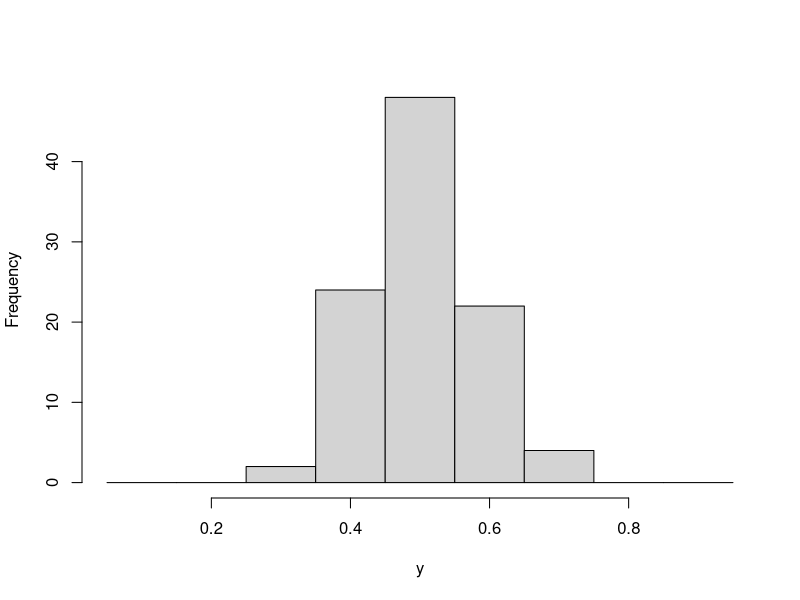
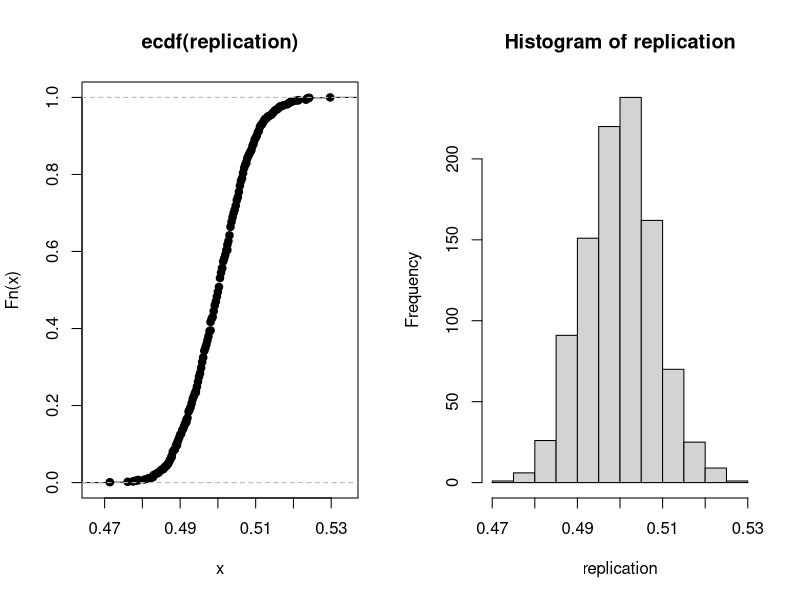
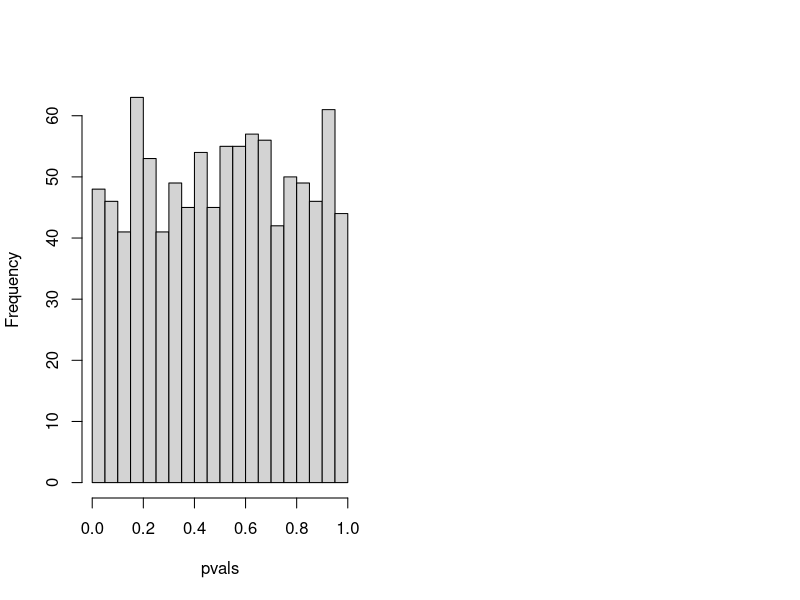
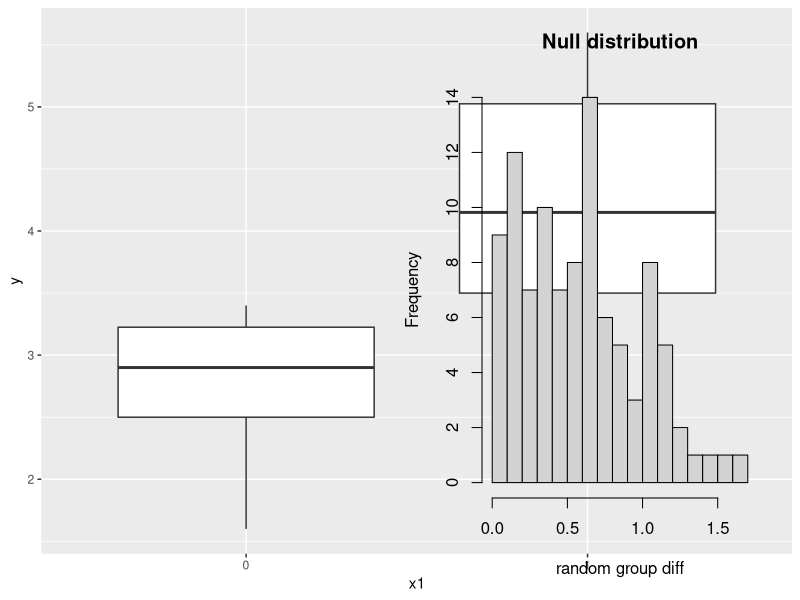
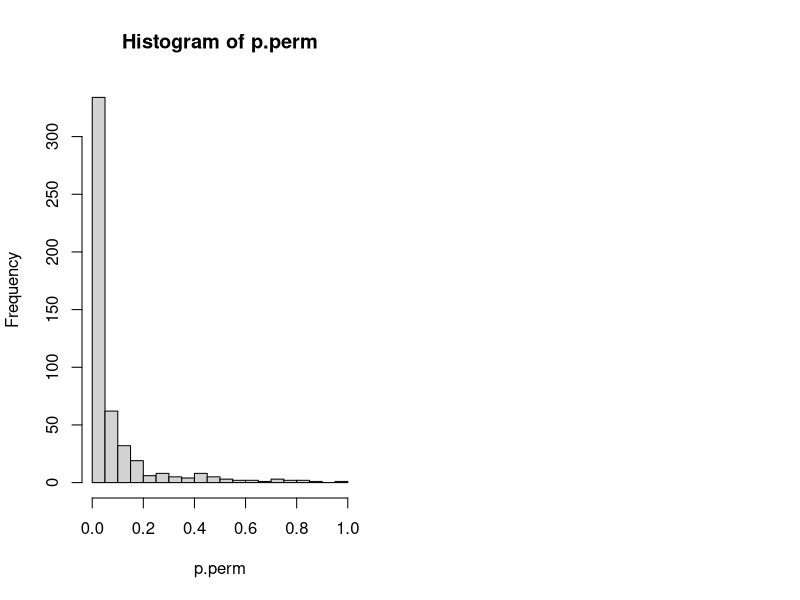

These charts were generated, in order, by the following R code:
## ---- chunk 1
knitr::opts_chunk$set(echo = FALSE)
library(ggplot2)
## ---- chunk 2
# setting the seed for the random number generator
# assures reproducibility
set.seed(42)  
## ---- chunk 3
# 36 trials with p = 0.5 chance of guessing correctly, n= 100 participants
bem <- function(n = 100){
  y <- replicate(n, rbinom(36, 1, prob = 0.5))
  colMeans(y)
}
y <- bem(n = 100)
## ---- chunk 4
hist(y, main = "", breaks = seq(0.05, 1, by = 0.1))

## ---- chunk 5
y <- replicate(1000, bem(n = 100))
replication <- colMeans(y)

par(mfrow = c(1, 2))
plot(ecdf(replication))
hist(replication)
## ---- chunk 6
pvals <- apply(y, 2, function(z) t.test(z-0.5)$p.val)

## ---- chunk 7
hist(pvals, breaks = 20, main = "")
## ---- chunk 8
set.seed(10)
B0 <- 3
B1 <- 1.5
epsilon <- function(){rnorm(12, mean = 0, sd = 1)}
x1 <- c(rep(0, 6), rep(1, 6))

y <- function(){B0 + B1*x1 + epsilon()}

## ---- chunk 9
data <- data.frame(y = round(y(), 1), x1 = factor(x1))

ggplot(data = data, aes(y = y, x = x1)) +
  geom_boxplot()

## ---- chunk 10
data
## ---- chunk 11
t.test(y ~ x1, data)
cat("\n\nDifference in group means = ", mean(data$y[7:12] - data$y[1:6]))

## ---- chunk 12
shuffle <- function(y){
  n <- length(y)
  ydot <- sample(y, n, replace = FALSE)
  y1 <- ydot[1:floor(n/2)]
  y2 <- ydot[(floor(n/2)+1):n]
  abs(mean(y1)-mean(y2))
}
set.seed(1)
permute <- replicate(100, shuffle(data$y), simplify = "array")
## ---- chunk 13
hist(permute, breaks = 20, xlab = "random group diff", main = "Null distribution")

## ---- chunk 14
p.val.perm <- function(){
  k <- y()         # run experiment again (random draws from generating model)
  obs.diff <- abs(mean(k[7:12]-k[1:6]))  # calculate observed difference of means
  perm <- replicate(100, shuffle(k))     # permute ("shuffle") 100 times and calculate observed differences
  mean(perm >= obs.diff)       # what proportion of permutations >= observed difference from experiment
}

p.perm <- replicate(500, p.val.perm())   # repeat experiment 500 times, storing p-value each time
mean(p.perm < .05)                       # true positive rate by permutation test
## ---- chunk 15

hist(p.perm, breaks = 20)
